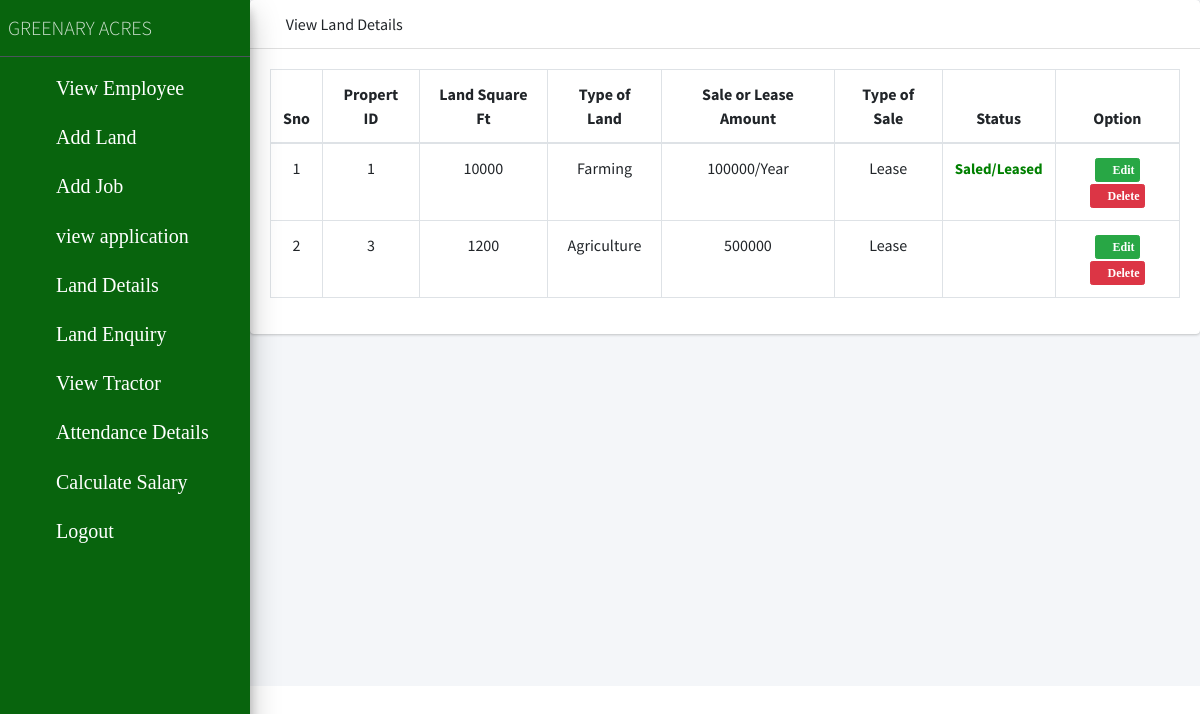
Page /lands/ (signed in) on the committed database.
### app/models.py (models this page shows, shortened)
class Land_Detail(models.Model):
	farmer_id = models.ForeignKey(Register_Detail, on_delete=models.CASCADE)
	sqrtft = models.CharField(max_length=50)
	type_land = models.CharField(max_length=200)
	cultivation = models.CharField(max_length=50)
	acres = models.CharField(max_length=100)
	soil = models.CharField(max_length=100)
	pipes = models.CharField(max_length=100)
	sale = models.CharField(max_length=100)
	amount = models.CharField(max_length=100)
	about_land = models.TextField(max_length=1000)
	place = models.TextField(max_length=1000)
	status = models.CharField(max_length=30)
	saled_price = models.CharField(max_length=100)
	posted_date = models.DateField(default=timezone.now())
	video = models.FileField('Upload Video',upload_to='documents/',null=True)
	image = models.FileField('Upload Image',upload_to='documents/',null=True)

### app/views.py (the view)
# urls.py: path('lands/', views.lands,name="lands"),
def lands(request):
	if 'farmer' in request.session:
		user_id = request.session['farmer_id']
		detail = Land_Detail.objects.filter(farmer_id=int(user_id))
		return render(request,'lands.html',{'detail':detail})
	else:
		return render(request,'farmer_login.html',{})

### app/templates/lands.html
{% include 'user_header.html' %}
<div class="card mb-3">
          <div class="card-header">
            <i class="fas fa-table"></i>
            View Land Details</div>
          <div class="card-body">
            <div class="table-responsive">
              <table class="table table-bordered" id="dataTable" width="100%" cellspacing="0">
                <thead>
                  <tr>
                    <th>Sno</th>
                    <th>Propert ID</th>
                    <th>Land Square Ft</th>
					<th>Type of Land</th>
					 <th>Sale or Lease Amount</th>
					 <th>Type of Sale</th>
					 <th>Status</th>
                    <th>Option</th>
                  </tr>
                </thead>
                <tbody>
				{% for i in detail %}
				<tr style="text-align:center;">
					<td>{{forloop.counter}}</td>
					<td>{{i.id }}</td>
					<td>{{i.sqrtft}}</td>
					<td>{{i.type_land}}</td>
					<td>{{i.amount }}</td>
					<td>{{i.sale }}</td>
					<td>
						{% if i.status == ''%}
							<span style="color:orange;font-weight: bold;font-size: 15px;">Not Sale/Lease</span>
						{% elif i.status == 'Purchased' %}
							<span style="color:green;font-weight: bold;font-size: 15px;">Saled/Leased</span>
						{% endif %}
					</td>
					<td>
						<a href="{% url 'edit_land' pk=i.id %}" class="btn btn-success btn-xs"><i class="fa fa-edit"> Edit</i></a>
						<a href="{% url 'delete_land' pk=i.id %}" class="btn btn-danger btn-xs"><i class="fa fa-trash"> Delete</i></a>
					 </td>
				</tr>
				{% empty %}
                        <tr>
                            <td colspan="8" class="text-center bg-primary">No Lands</td>
                        </tr>
				{% endfor %}
                </tbody>
              </table>
            </div>
          </div>
</div>

### app/templates/user_header.html (style rules this page uses)
th,tr { text-align: center; }

### rows in the picture
Land_Detail: id "1", sqrtft "10000", type_land "Farming", amount "100000/Year", sale "Lease", status "Saled/Leased"
Land_Detail: id "3", sqrtft "1200", type_land "Agriculture", amount "500000", sale "Lease"
